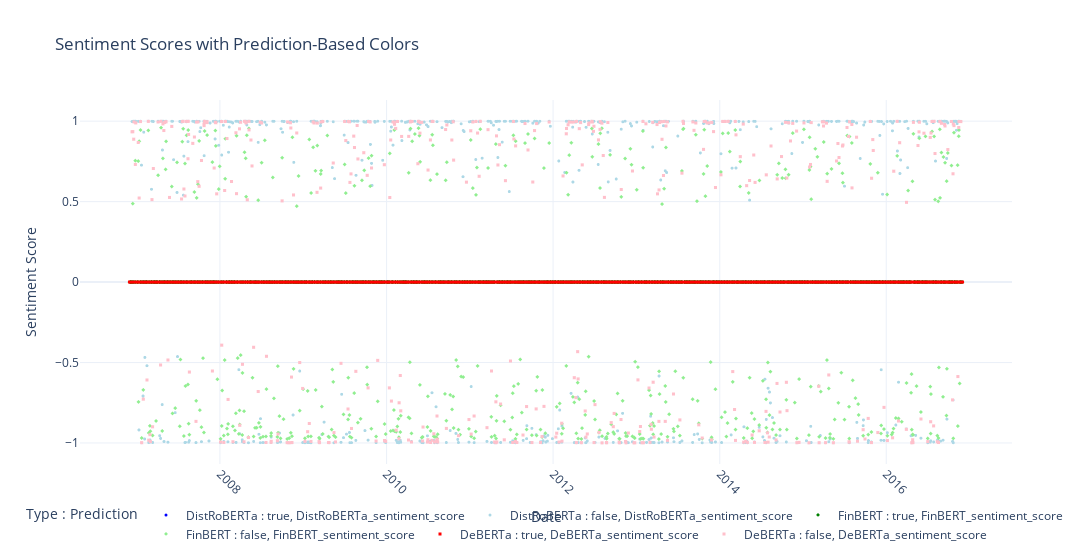

Notebook code for this chart:
### Code cell
# Prepare the data for plotting
scores_and_predictions = [
    ("DistRoBERTa_sentiment_score", "DistRoBERTa_predictions"),
    ("FinBERT_sentiment_score", "FinBERT_predictions"),
    ("DeBERTa_sentiment_score", "DeBERTa_predictions"),
]

plot_data = pd.DataFrame()

# Combine sentiment scores and their predictions into one DataFrame
for score, prediction in scores_and_predictions:
    temp_df = msft_data[["Date", score, prediction]].rename(
        columns={score: "Value", prediction: "Prediction"}
    )
    temp_df["Metric"] = score
    plot_data = pd.concat([plot_data, temp_df], ignore_index=True)

# Add a custom legend label combining type and prediction text
plot_data["Legend"] = plot_data.apply(
    lambda row: f"{row['Metric'].split('_')[0]} : {'true' if row['Prediction'] == 1 else 'false'}",
    axis=1,
)

# Assign distinct colors for each type-prediction combination
color_map = {
    "DistRoBERTa : false": "lightblue",
    "DistRoBERTa : true": "blue",
    "FinBERT : false": "lightgreen",
    "FinBERT : true": "green",
    "DeBERTa : false": "pink",
    "DeBERTa : true": "red",
}

# Map colors dynamically based on the Legend
plot_data["Color"] = plot_data["Legend"]

# Create the scatter plot
fig = px.scatter(
    plot_data,
    x="Date",
    y="Value",
    color="Legend",  # Map directly to 'Legend' for custom legend entries
    symbol="Metric",
    title="Sentiment Scores with Prediction-Based Colors",
    labels={"Value": "Sentiment Score", "Date": "Date", "Legend": "Type : Prediction", "Metric": "Metric"},
    color_discrete_map=color_map,
)

# Update layout for better visuals and make the plot wider
fig.update_xaxes(title_text="Date", tickangle=45)

# Set the legend title to "Type : Prediction"
fig.update_layout(
    legend_title_text="Type : Prediction",
    legend=dict(orientation="h", x=0.5, xanchor="center"),
    template="plotly_white",
    width=1200,  # Increase the width of the plot (default is 700)
)

# Adjust the size of the points (markers)
fig.update_traces(marker=dict(size=3))  # Set the size of the markers, 5 is a smaller size

# Show the plot
fig.show()

### Figure 1 — Plotly figure (JSON) as saved in the notebook; plotly's stock layout.template omitted (floating-point values rounded to 4 significant figures; data arrays with more than 128 entries replaced by an {"elided": "..."} marker saying what was removed)
{"data": [{"hovertemplate": "Type : Prediction=DistRoBERTa : true<br>Metric=DistRoBERTa_sentiment_score<br>Date=%{x}<br>Sentiment Score=%{y}<extra></extra>", "legendgroup": "DistRoBERTa : true, DistRoBERTa_sentiment_score", "marker": {"color": "blue", "symbol": "circle", "size": 3}, "mode": "markers", "name": "DistRoBERTa : true, DistRoBERTa_sentiment_score", "showlegend": true, "x": {"elided": "1822 str values"}, "xaxis": "x", "y": {"elided": "1822 float values"}, "yaxis": "y", "type": "scattergl"}, {"hovertemplate": "Type : Prediction=DistRoBERTa : false<br>Metric=DistRoBERTa_sentiment_score<br>Date=%{x}<br>Sentiment Score=%{y}<extra></extra>", "legendgroup": "DistRoBERTa : false, DistRoBERTa_sentiment_score", "marker": {"color": "lightblue", "symbol": "circle", "size": 3}, "mode": "markers", "name": "DistRoBERTa : false, DistRoBERTa_sentiment_score", "showlegend": true, "x": {"elided": "695 str values"}, "xaxis": "x", "y": {"elided": "695 float values"}, "yaxis": "y", "type": "scattergl"}, {"hovertemplate": "Type : Prediction=FinBERT : true<br>Metric=FinBERT_sentiment_score<br>Date=%{x}<br>Sentiment Score=%{y}<extra></extra>", "legendgroup": "FinBERT : true, FinBERT_sentiment_score", "marker": {"color": "green", "symbol": "diamond", "size": 3}, "mode": "markers", "name": "FinBERT : true, FinBERT_sentiment_score", "showlegend": true, "x": {"elided": "2009 str values"}, "xaxis": "x", "y": {"elided": "2009 float values"}, "yaxis": "y", "type": "scattergl"}, {"hovertemplate": "Type : Prediction=FinBERT : false<br>Metric=FinBERT_sentiment_score<br>Date=%{x}<br>Sentiment Score=%{y}<extra></extra>", "legendgroup": "FinBERT : false, FinBERT_sentiment_score", "marker": {"color": "lightgreen", "symbol": "diamond", "size": 3}, "mode": "markers", "name": "FinBERT : false, FinBERT_sentiment_score", "showlegend": true, "x": {"elided": "508 str values"}, "xaxis": "x", "y": {"elided": "508 float values"}, "yaxis": "y", "type": "scattergl"}, {"hovertemplate": "Type : Prediction=DeBERTa : true<br>Metric=DeBERTa_sentiment_score<br>Date=%{x}<br>Sentiment Score=%{y}<extra></extra>", "legendgroup": "DeBERTa : true, DeBERTa_sentiment_score", "marker": {"color": "red", "symbol": "square", "size": 3}, "mode": "markers", "name": "DeBERTa : true, DeBERTa_sentiment_score", "showlegend": true, "x": {"elided": "2048 str values"}, "xaxis": "x", "y": {"elided": "2048 float values"}, "yaxis": "y", "type": "scattergl"}, {"hovertemplate": "Type : Prediction=DeBERTa : false<br>Metric=DeBERTa_sentiment_score<br>Date=%{x}<br>Sentiment Score=%{y}<extra></extra>", "legendgroup": "DeBERTa : false, DeBERTa_sentiment_score", "marker": {"color": "pink", "symbol": "square", "size": 3}, "mode": "markers", "name": "DeBERTa : false, DeBERTa_sentiment_score", "showlegend": true, "x": {"elided": "469 str values"}, "xaxis": "x", "y": {"elided": "469 float values"}, "yaxis": "y", "type": "scattergl"}], "layout": {"xaxis": {"anchor": "y", "domain": [0.0, 1.0], "title": {"text": "Date"}, "tickangle": 45}, "yaxis": {"anchor": "x", "domain": [0.0, 1.0], "title": {"text": "Sentiment Score"}}, "legend": {"title": {"text": "Type : Prediction"}, "tracegroupgap": 0, "orientation": "h", "x": 0.5, "xanchor": "center"}, "title": {"text": "Sentiment Scores with Prediction-Based Colors"}, "width": 1200}}
